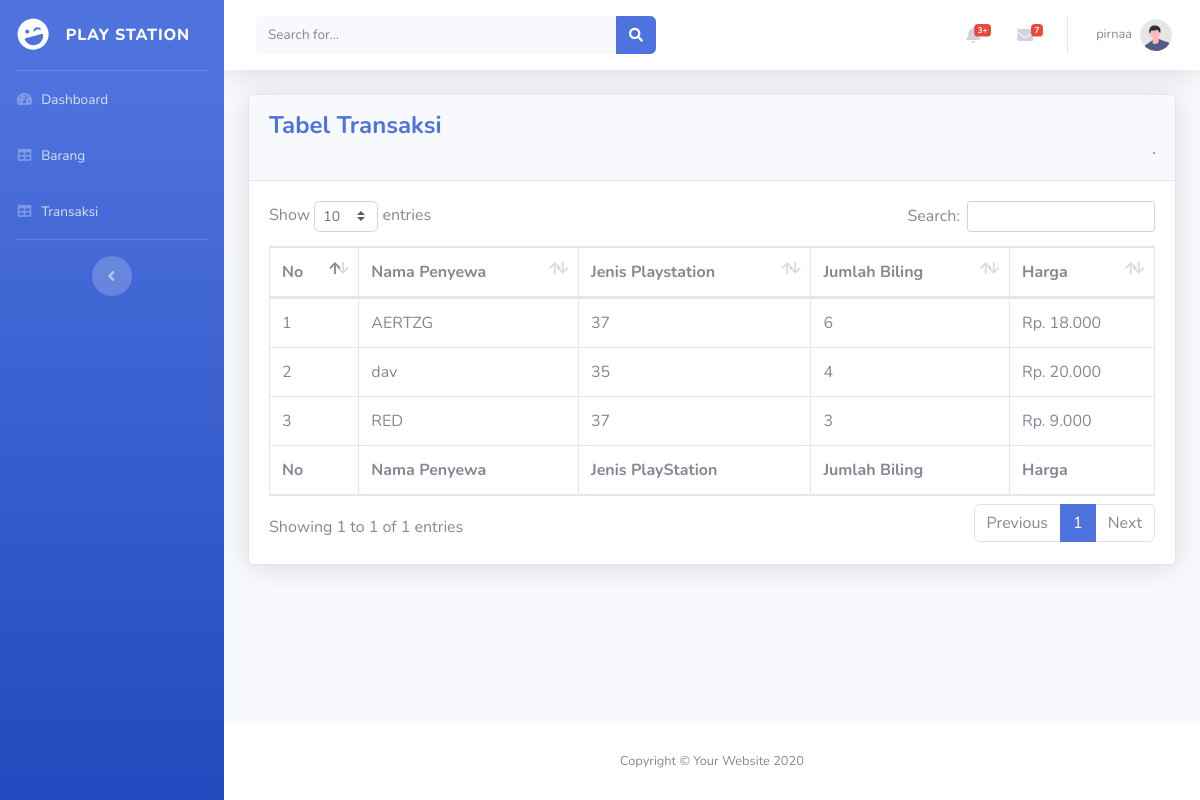
/views/transaksi2.php (signed in), run on the app's committed database.
### tables this page shows
CREATE TABLE `transaksi` (
  `id` int(11) NOT NULL,
  `tanggal` date NOT NULL,
  `nama_penyewa` varchar(150) NOT NULL,
  `jenis_playstation` varchar(150) NOT NULL,
  `jumlah_biling` int(11) NOT NULL,
  `harga` int(100) NOT NULL
);

### controllers/c_koneksi.php (called while the page is built)
<?php
    class c_koneksi{
        public function conn(){
             $conn = mysqli_connect('localhost', 'root','','playstation');
             if (!$conn){
                die("koneksi gagal:" . mysqli_connect_error());
             }else{
                return $conn;
             }
        }
    }
?>

### controllers/c_transaksi.php (called while the page is built, shortened)
<?php
include_once "c_koneksi.php";
class c_transaksi
{
    public function read()
    {
        $conn = new c_koneksi();
        $query = "SELECT * FROM transaksi ORDER BY id DESC";
        $data = mysqli_query($conn->conn(), $query);
        while ($row = mysqli_fetch_object($data)) {
            $rows[] = $row;
        }
        if (!empty($rows)) {
            return $rows;
        }
    }
}

### views/transaksi2.php (the view, shortened to what this page needs)
<?php include "../controllers/c_login.php";
$data = $_SESSION['data'];
$nama = $_SESSION['nama'] = $data['nama'];
include_once "template/header.php";
include_once "template/sidebar.php";
include_once "../controllers/c_transaksi.php";
$baru = new c_transaksi();
?>
<div id="content-wrapper" class="d-flex flex-column">
    <div id="content">
        <nav class="navbar navbar-expand navbar-light bg-white topbar mb-4 static-top shadow">
            <form class="d-none d-sm-inline-block form-inline mr-auto ml-md-3 my-2 my-md-0 mw-100 navbar-search">
                <div class="input-group">
                    <input type="text" class="form-control bg-light border-0 small" placeholder="Search for..." aria-label="Search" aria-describedby="basic-addon2">
                    <div class="input-group-append">
                        <button class="btn btn-primary" type="button">
                            <i class="fas fa-search fa-sm"></i>
                        </button>
                    </div>
                </div>
            </form>
            <ul class="navbar-nav ml-auto">
                <li class="nav-item dropdown no-arrow mx-1">
                    <a class="nav-link dropdown-toggle" href="#" id="alertsDropdown" role="button" data-toggle="dropdown" aria-haspopup="true" aria-expanded="false">
                        <i class="fas fa-bell fa-fw"></i>
                        <span class="badge badge-danger badge-counter">3+</span>
                    </a>
                </li>
                <li class="nav-item dropdown no-arrow mx-1">
                    <a class="nav-link dropdown-toggle" href="#" id="messagesDropdown" role="button" data-toggle="dropdown" aria-haspopup="true" aria-expanded="false">
                        <i class="fas fa-envelope fa-fw"></i>
                        <span class="badge badge-danger badge-counter">7</span>
                    </a>
                </li>
                <li class="nav-item dropdown no-arrow">
                            <a class="nav-link dropdown-toggle" href="#" id="userDropdown" role="button"
                                data-toggle="dropdown" aria-haspopup="true" aria-expanded="false">
                                <span class="mr-2 d-none d-lg-inline text-gray-600 small"><?= $nama; ?></span>
                                <img class="img-profile rounded-circle"
                                    src="../assets/img/undraw_profile.svg">
                            </a>
                </li>
            </ul>
        </nav>
        <div class="container-fluid">
            <div class="card shadow mb-4">
                <div class="card-header py-3">
                    <h4 class="m-0 font-weight-bold text-primary">Tabel Transaksi</h4>
                    <div style="text-align: right;"  >
                        <a href="tambah_barang.php" class="btn btn-primary btn-icon-split">
                        </a>
                    </div>
                </div>
                <div class="card-body">
                    <div class="table-responsive">
                        <table class="table table-bordered" id="dataTable" width="100%" cellspacing="0">
                        <thead>
                                <tr>
                                    <th>No</th>
                                    <th>Nama Penyewa</th>
                                    <th>Jenis Playstation</th>
                                    <th>Jumlah Biling</th>
                                    <th>Harga</th>
                                </tr>
                            </thead>
                            <tfoot>
                                <tr>
                                    <th>No</th>
                                    <th>Nama Penyewa</th>
                                    <th>Jenis PlayStation</th>
                                    <th>Jumlah Biling</th>
                                    <th>Harga</th>
                                </tr>
                            </tfoot>
                            <?php $i = 1; ?>
                            <?php foreach ($baru->read() as $read) : ?>
                                <tbody>
                                <tr>
                                        <td><?= $i; ?></td>
                                        <td><?= $read->nama_penyewa ?></td>
                                        <td><?= $read->jenis_playstation?></td>
                                        <td><?= $read->jumlah_biling?></td>
                                        <td><?= 'Rp. ' . number_format($read->harga, 0, '', '.'); ?></td>
                                </tr>
                                <?php $i++; ?>
                                </tbody>
                            <?php endforeach; ?>
                        </table>
                    </div>
                </div>
            </div>
        </div>
    </div>
    <footer class="sticky-footer bg-white">
        <div class="container my-auto">
            <div class="copyright text-center my-auto">
                <span>Copyright &copy; Your Website 2020</span>
            </div>
        </div>
    </footer>
</div>
</div>
<?php include_once "template/footer.php" ?>

### data on the page
transaksi: nama_penyewa "AERTZG", jenis_playstation "37", jumlah_biling "6", harga "18.000"
transaksi: nama_penyewa "dav", jenis_playstation "35", jumlah_biling "4", harga "20.000"
transaksi: nama_penyewa "RED", jenis_playstation "37", jumlah_biling "3", harga "9.000"

### other printed values
$nama "pirnaa"
